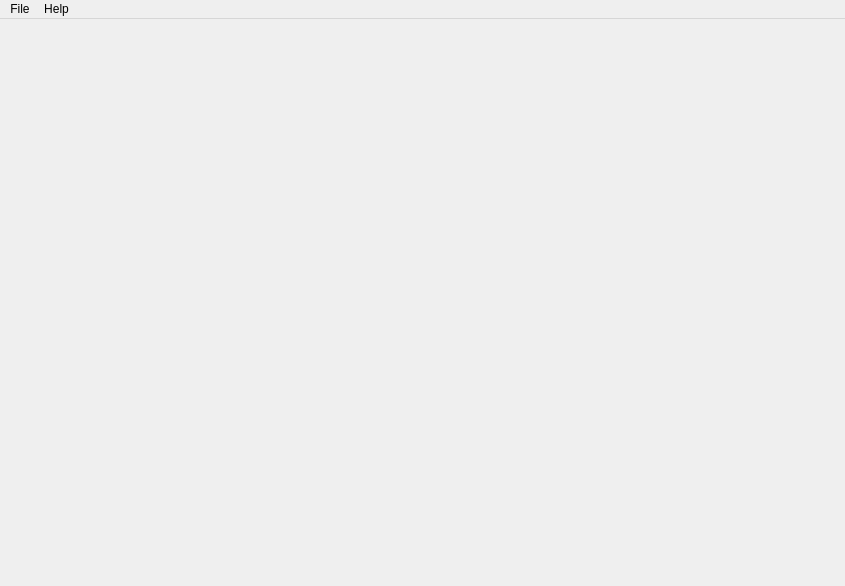
<?xml version="1.0" encoding="UTF-8"?>
<ui version="4.0">
 <class>MainWindow</class>
 <widget class="QMainWindow" name="MainWindow">
  <property name="geometry">
   <rect>
    <x>0</x>
    <y>0</y>
    <width>845</width>
    <height>586</height>
   </rect>
  </property>
  <property name="windowTitle">
   <string>水平集分割效果测试</string>
  </property>
  <widget class="QWidget" name="centralwidget">
   <widget class="QWidget" name="horizontalLayoutWidget">
    <property name="geometry">
     <rect>
      <x>20</x>
      <y>20</y>
      <width>801</width>
      <height>501</height>
     </rect>
    </property>
    <layout class="QHBoxLayout" name="horizontalLayout"/>
   </widget>
  </widget>
  <widget class="QMenuBar" name="menuBar">
   <property name="geometry">
    <rect>
     <x>0</x>
     <y>0</y>
     <width>845</width>
     <height>24</height>
    </rect>
   </property>
   <widget class="QMenu" name="menu">
    <property name="title">
     <string>File</string>
    </property>
    <addaction name="actionOpen"/>
    <addaction name="separator"/>
    <addaction name="actionSave"/>
    <addaction name="actionSave_As"/>
    <addaction name="separator"/>
    <addaction name="actionClose"/>
   </widget>
   <widget class="QMenu" name="menuhelp">
    <property name="title">
     <string>Help</string>
    </property>
    <addaction name="actionhelp"/>
    <addaction name="actionAbout"/>
   </widget>
   <addaction name="menu"/>
   <addaction name="menuhelp"/>
  </widget>
  <action name="actionOpen">
   <property name="icon">
    <iconset resource="res.qrc">
     <normaloff>:/images/open.svg</normaloff>:/images/open.svg</iconset>
   </property>
   <property name="text">
    <string>Open</string>
   </property>
   <property name="toolTip">
    <string>Open</string>
   </property>
   <property name="shortcut">
    <string>Ctrl+O</string>
   </property>
  </action>
  <action name="actionSave">
   <property name="icon">
    <iconset resource="res.qrc">
     <normaloff>:/images/save.svg</normaloff>:/images/save.svg</iconset>
   </property>
   <property name="text">
    <string>Save</string>
   </property>
   <property name="shortcut">
    <string>Ctrl+S</string>
   </property>
  </action>
  <action name="actionSave_As">
   <property name="text">
    <string>Save As...</string>
   </property>
   <property name="shortcut">
    <string>Ctrl+Shift+S</string>
   </property>
  </action>
  <action name="actionClose">
   <property name="icon">
    <iconset resource="res.qrc">
     <normaloff>:/images/close.svg</normaloff>:/images/close.svg</iconset>
   </property>
   <property name="text">
    <string>Close</string>
   </property>
   <property name="shortcut">
    <string>Ctrl+W</string>
   </property>
  </action>
  <action name="actionAbout">
   <property name="icon">
    <iconset resource="res.qrc">
     <normaloff>:/images/about.svg</normaloff>:/images/about.svg</iconset>
   </property>
   <property name="text">
    <string>About</string>
   </property>
  </action>
  <action name="actionhelp">
   <property name="icon">
    <iconset resource="res.qrc">
     <normaloff>:/images/help.svg</normaloff>:/images/help.svg</iconset>
   </property>
   <property name="text">
    <string>Help</string>
   </property>
  </action>
 </widget>
 <resources>
  <include location="res.qrc"/>
 </resources>
 <connections/>
</ui>
